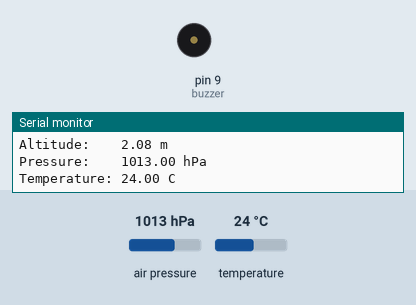
Simulated run of this sketch. Board: Arduino Uno, built with avr-gcc and run on an emulated ATmega328P. Shown: buzzer (waves = sounding), the last lines printed to the serial monitor. The inputs (shaded band) are chosen by the test bench; at power-on: air pressure 1013 hPa, temperature 24 °C.

Above: at 1.8 s.
1.9 s: air pressure set to 1000 hPa
At 17.1 s:
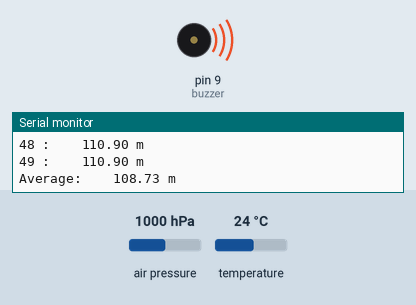
Timing chart, 0 to 17.5 s (numbered marks = the images above; inputs shaded):
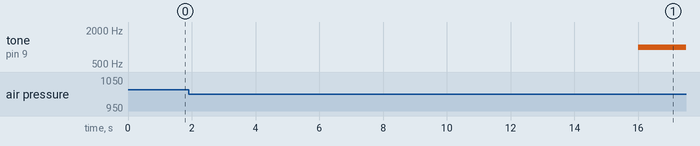

Measured:
- after the input at 1.9 s, tone on pin 9 (buzzer): silent → 1000 Hz after 14.1 s

The sketch:

hoogteverandering.ino
```cpp
#include <Wire.h>
#include <Adafruit_Sensor.h>
#include <Adafruit_BMP085_U.h>

/* This driver uses the Adafruit unified sensor library (Adafruit_Sensor),
   which provides a common 'type' for sensor data and some helper functions.

   To use this driver you will also need to download the Adafruit_Sensor
   library and include it in your libraries folder.

   You should also assign a unique ID to this sensor for use with
   the Adafruit Sensor API so that you can identify this particular
   sensor in any data logs, etc.  To assign a unique ID, simply
   provide an appropriate value in the constructor below (12345
   is used by default in this example).

   Connections
   ===========
   Connect SCL to analog 5
   Connect SDA to analog 4
   Connect VDD to 3.3V DC
   Connect GROUND to common ground

   History
   =======
   2013/JUN/17  - Updated altitude calculations (KTOWN)
   2013/FEB/13  - First version (KTOWN)
*/

Adafruit_BMP085_Unified bmp = Adafruit_BMP085_Unified(10085);

/**************************************************************************/
/*
    Displays some basic information on this sensor from the unified
    sensor API sensor_t type (see Adafruit_Sensor for more information)
*/
/**************************************************************************/
void displaySensorDetails(void)
{
  sensor_t sensor;
  bmp.getSensor(&sensor);
  Serial.println("------------------------------------");
  Serial.print  ("Sensor:       "); Serial.println(sensor.name);
  Serial.print  ("Driver Ver:   "); Serial.println(sensor.version);
  Serial.print  ("Unique ID:    "); Serial.println(sensor.sensor_id);
  Serial.print  ("Max Value:    "); Serial.print(sensor.max_value); Serial.println(" hPa");
  Serial.print  ("Min Value:    "); Serial.print(sensor.min_value); Serial.println(" hPa");
  Serial.print  ("Resolution:   "); Serial.print(sensor.resolution); Serial.println(" hPa");
  Serial.println("------------------------------------");
  Serial.println("");
  delay(500);
}

const int buzzer = 9; //buzzer to arduino pin 9

float startAverage = 0.0;
float average = 0.0;
float heights[50] = {};
int count = 0;

/**************************************************************************/
/*
    Arduino setup function (automatically called at startup)
*/
/**************************************************************************/
void setup(void)
{
  Serial.begin(9600);
  Serial.println("Pressure Sensor Test"); Serial.println("");

  /* Initialise the sensor */
  if(!bmp.begin())
  {
    /* There was a problem detecting the BMP085 ... check your connections */
    Serial.print("Ooops, no BMP085 detected ... Check your wiring or I2C ADDR!");
    while(1);
  }

  /* Display some basic information on this sensor */
  displaySensorDetails();

  pinMode(buzzer, OUTPUT); // Set buzzer - pin 9 as an output

}

/**************************************************************************/
/*
    Arduino loop function, called once 'setup' is complete (your own code
    should go here)
*/
/**************************************************************************/
void loop(void)
{
  /* Get a new sensor event */
  sensors_event_t event;
  bmp.getEvent(&event);

  /* Display the results (barometric pressure is measure in hPa) */
  if (event.pressure)
  {
    /* Display atmospheric pressue in hPa */
    Serial.print("Pressure:    ");
    Serial.print(event.pressure);
    Serial.println(" hPa");

    /* Calculating altitude with reasonable accuracy requires pressure    *
     * sea level pressure for your position at the moment the data is     *
     * converted, as well as the ambient temperature in degress           *
     * celcius.  If you don't have these values, a 'generic' value of     *
     * 1013.25 hPa can be used (defined as SENSORS_PRESSURE_SEALEVELHPA   *
     * in sensors.h), but this isn't ideal and will give variable         *
     * results from one day to the next.                                  *
     *                                                                    *
     * You can usually find the current SLP value by looking at weather   *
     * websites or from environmental information centers near any major  *
     * airport.                                                           *
     *                                                                    *
     * For example, for Paris, France you can check the current mean      *
     * pressure and sea level at: http://bit.ly/16Au8ol                   */

    /* First we get the current temperature from the BMP085 */
    float temperature;
    bmp.getTemperature(&temperature);
    Serial.print("Temperature: ");
    Serial.print(temperature);
    Serial.println(" C");

    /* Then convert the atmospheric pressure, and SLP to altitude         */
    /* Update this next line with the current SLP for better results      */
    float seaLevelPressure = SENSORS_PRESSURE_SEALEVELHPA;
    Serial.print("Altitude:    ");
    Serial.print(bmp.pressureToAltitude(seaLevelPressure,
                                        event.pressure));
    Serial.println(" m");


    if (count < 50) {
      heights[count] = bmp.pressureToAltitude(seaLevelPressure,event.pressure);
    }
    else {
      int i;
      float sum = 0;
      for (i = 0; i < 50; i++) {
        sum += heights[i];
        Serial.print(i);
        Serial.print(" :    ");
        Serial.print(heights[i]);
        Serial.print(" m");
        Serial.println("");
      }
      average = sum / 50;
      Serial.print("Average:    ");
      Serial.print(average);
      Serial.print(" m");
      Serial.println("");
      if (startAverage == 0.0) {
        startAverage = average;
      }
      else {
        float difference = startAverage - average;
        if (difference > 0.1 || difference < -0.1) {
          tone(buzzer, 1000); // Send 1KHz sound signal...
          delay(2000);        // ...for 1 sec
          noTone(buzzer);     // Stop sound...
          startAverage = average;
        }
      }
      count = 0;
    }

    Serial.println("");

    delay(100);

    count ++;

  }
  else
  {
    Serial.println("Sensor error");
  }
}
```
